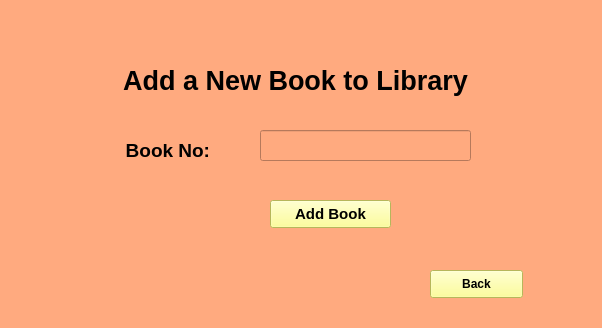
<?xml version="1.0" encoding="UTF-8"?>
<ui version="4.0">
 <class>add</class>
 <widget class="QMainWindow" name="add">
  <property name="geometry">
   <rect>
    <x>0</x>
    <y>0</y>
    <width>602</width>
    <height>328</height>
   </rect>
  </property>
  <property name="windowTitle">
   <string>MainWindow</string>
  </property>
  <property name="styleSheet">
   <string notr="true">background-color: rgb(255, 170, 127);
</string>
  </property>
  <widget class="QWidget" name="centralwidget">
   <widget class="QLabel" name="label">
    <property name="geometry">
     <rect>
      <x>40</x>
      <y>50</y>
      <width>511</width>
      <height>61</height>
     </rect>
    </property>
    <property name="font">
     <font>
      <pointsize>20</pointsize>
      <weight>75</weight>
      <bold>true</bold>
     </font>
    </property>
    <property name="text">
     <string>Add a New Book to Library</string>
    </property>
    <property name="alignment">
     <set>Qt::AlignCenter</set>
    </property>
   </widget>
   <widget class="QPushButton" name="pushButton">
    <property name="geometry">
     <rect>
      <x>270</x>
      <y>200</y>
      <width>121</width>
      <height>28</height>
     </rect>
    </property>
    <property name="font">
     <font>
      <pointsize>11</pointsize>
      <weight>75</weight>
      <bold>true</bold>
     </font>
    </property>
    <property name="styleSheet">
     <string notr="true">background-color: rgb(255, 255, 127);</string>
    </property>
    <property name="text">
     <string>Add Book</string>
    </property>
   </widget>
   <widget class="QPushButton" name="pushButton_2">
    <property name="geometry">
     <rect>
      <x>430</x>
      <y>270</y>
      <width>93</width>
      <height>28</height>
     </rect>
    </property>
    <property name="font">
     <font>
      <pointsize>9</pointsize>
      <weight>75</weight>
      <bold>true</bold>
     </font>
    </property>
    <property name="styleSheet">
     <string notr="true">background-color: rgb(255, 255, 127);</string>
    </property>
    <property name="text">
     <string>Back</string>
    </property>
   </widget>
   <widget class="QLabel" name="label_2">
    <property name="geometry">
     <rect>
      <x>110</x>
      <y>130</y>
      <width>121</width>
      <height>41</height>
     </rect>
    </property>
    <property name="font">
     <font>
      <pointsize>14</pointsize>
      <weight>75</weight>
      <bold>true</bold>
     </font>
    </property>
    <property name="text">
     <string>Book No: </string>
    </property>
    <property name="alignment">
     <set>Qt::AlignCenter</set>
    </property>
   </widget>
   <widget class="QLineEdit" name="lineEdit">
    <property name="geometry">
     <rect>
      <x>260</x>
      <y>130</y>
      <width>211</width>
      <height>31</height>
     </rect>
    </property>
   </widget>
  </widget>
  <widget class="QStatusBar" name="statusbar"/>
 </widget>
 <resources/>
 <connections/>
</ui>
